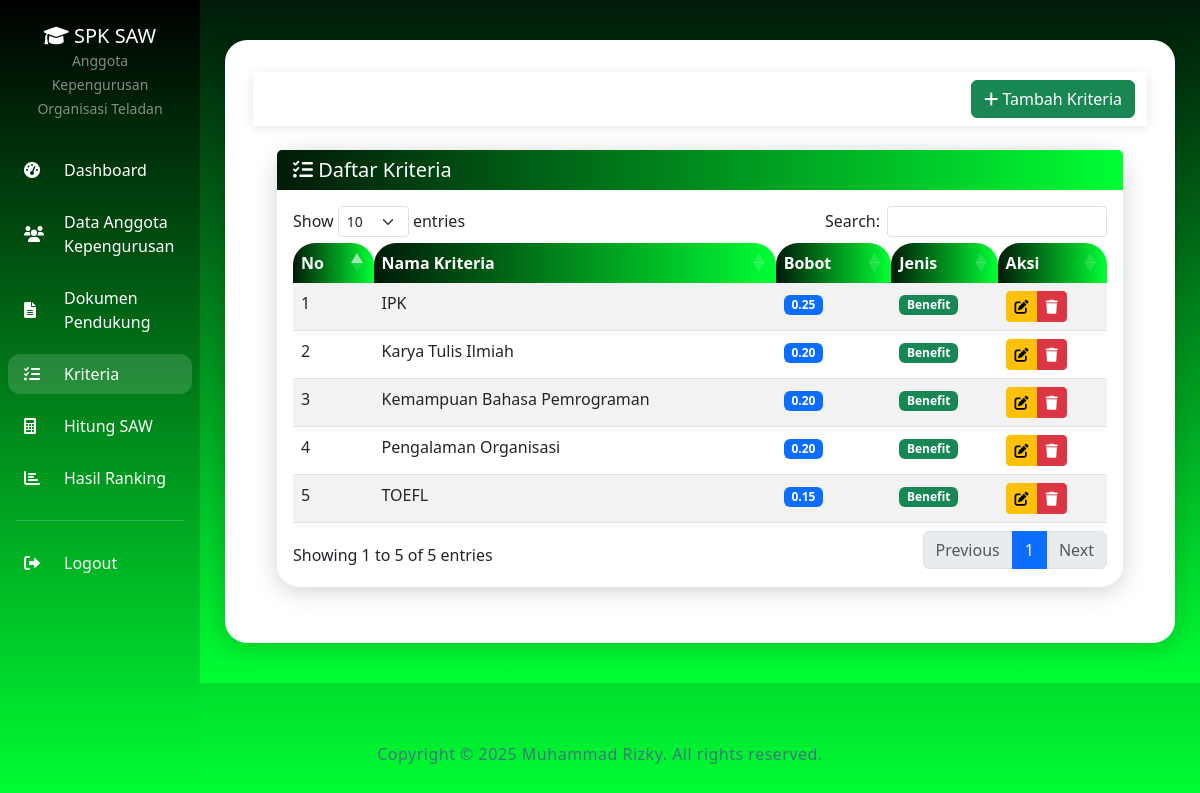
Screenshot of /kriteria.php (signed in) with the database file from the repository.
### tables this page shows
CREATE TABLE kriteria (
    id_kriteria INT AUTO_INCREMENT PRIMARY KEY,
    nama_kriteria VARCHAR(100) NOT NULL,
    bobot DECIMAL(3,2) NOT NULL,
    jenis ENUM('benefit', 'cost') NOT NULL,
    created_at TIMESTAMP DEFAULT CURRENT_TIMESTAMP,
    updated_at TIMESTAMP DEFAULT CURRENT_TIMESTAMP ON UPDATE CURRENT_TIMESTAMP
);

### kriteria.php (the view, shortened to what this page needs)
<?php
require_once 'config/database.php';
$stmt = $pdo->query("SELECT * FROM kriteria ORDER BY nama_kriteria ASC");
$kriteria_list = $stmt->fetchAll();
?>
<!DOCTYPE html>
<html lang="id">
<head>
    <link href="https://cdn.jsdelivr.net/npm/bootstrap@5.3.0/dist/css/bootstrap.min.css" rel="stylesheet">
    <link href="https://cdnjs.cloudflare.com/ajax/libs/font-awesome/6.0.0/css/all.min.css" rel="stylesheet">
    <link href="https://cdn.datatables.net/1.13.0/css/dataTables.bootstrap5.min.css" rel="stylesheet">
</head>
<body>
    <div class="container-fluid">
        <div class="row">
            <div class="col-md-3 col-lg-2 px-0">
                <div class="sidebar">
                    <div class="p-4 text-center">
                        <h5 class="text-white mb-0">
                            <i class="fas fa-graduation-cap"></i> SPK SAW
                        </h5>
                        <small class="text-white-50">Anggota Kepengurusan Organisasi Teladan    </small>
                    </div>
                    <nav class="nav flex-column">
                        <a class="nav-link" href="index.php">
                            <i class="fas fa-tachometer-alt me-2"></i>
                            <span class="d-none d-lg-inline">Dashboard</span>
                        </a>
                        <a class="nav-link" href="mahasiswa.php">
                            <i class="fas fa-users me-2"></i>
                            <span class="d-none d-lg-inline">Data Anggota Kepengurusan</span>
                        </a>
                        <a class="nav-link" href="dokumen.php">
                            <i class="fas fa-file-alt me-2"></i>
                            <span class="d-none d-lg-inline">Dokumen Pendukung</span>
                        </a>
                        <a class="nav-link active" href="kriteria.php">
                            <i class="fas fa-list-check me-2"></i>
                            <span class="d-none d-lg-inline">Kriteria</span>
                        </a>
                        <a class="nav-link" href="hitung_saw.php">
                            <i class="fas fa-calculator me-2"></i>
                            <span class="d-none d-lg-inline">Hitung SAW</span>
                        </a>
                        <a class="nav-link" href="hasil.php">
                            <i class="fas fa-chart-bar me-2"></i>
                            <span class="d-none d-lg-inline">Hasil Ranking</span>
                        </a>
                        <hr class="text-white-50 mx-3">
                        <a class="nav-link" href="logout.php">
                            <i class="fas fa-sign-out-alt me-2"></i>
                            <span class="d-none d-lg-inline">Logout</span>
                        </a>
                    </nav>
                </div>
            </div>
            <div class="col-md-9 col-lg-10 px-0">
                <div class="main-content">
                    <div class="content-card">
                    <nav class="navbar navbar-expand-lg">
                        <div class="container-fluid">
                            <h4 class="mb-0">Data Kriteria</h4>
                            <div class="navbar-nav ms-auto">
                                <a href="tambah_kriteria.php" class="btn btn-success">
                                    <i class="fas fa-plus"></i> Tambah Kriteria
                                </a>
                            </div>
                        </div>
                    </nav>
                    <div class="p-4">
                        <div class="card">
                            <div class="card-header">
                                <h5 class="mb-0">
                                    <i class="fas fa-list-check"></i> Daftar Kriteria
                                </h5>
                            </div>
                            <div class="card-body">
                                <?php if (empty($kriteria_list)): ?>
                                    <div class="text-center py-4">
                                        <i class="fas fa-list-check fa-3x text-muted mb-3"></i>
                                        <h5 class="text-muted">Belum ada data kriteria</h5>
                                        <p class="text-muted">Silakan tambah data kriteria terlebih dahulu</p>
                                        <a href="tambah_kriteria.php" class="btn btn-success">
                                            <i class="fas fa-plus"></i> Tambah Kriteria
                                        </a>
                                    </div>
                                <?php else: ?>
                                    <div class="table-responsive">
                                        <table id="kriteriaTable" class="table table-striped table-hover">
                                            <thead>
                                                <tr>
                                                    <th>No</th>
                                                    <th>Nama Kriteria</th>
                                                    <th>Bobot</th>
                                                    <th>Jenis</th>
                                                    <th>Aksi</th>
                                                </tr>
                                            </thead>
                                            <tbody>
                                                <?php foreach ($kriteria_list as $index => $kriteria): ?>
                                                    <tr>
                                                        <td><?php echo $index + 1; ?></td>
                                                        <td><?php echo htmlspecialchars($kriteria['nama_kriteria']); ?></td>
                                                        <td>
                                                            <span class="badge bg-primary">
                                                                <?php echo $kriteria['bobot']; ?>
                                                            </span>
                                                        </td>
                                                        <td>
                                                            <?php if ($kriteria['jenis'] == 'benefit'): ?>
                                                                <span class="badge bg-success">Benefit</span>
                                                            <?php else: ?>
                                                                <span class="badge bg-danger">Cost</span>
                                                            <?php endif; ?>
                                                        </td>
                                                        <td>
                                                            <div class="btn-group" role="group">
                                                                <a href="edit_kriteria.php?id=<?php echo $kriteria['id_kriteria']; ?>"
                                                                   class="btn btn-sm btn-warning" title="Edit">
                                                                    <i class="fas fa-edit"></i>
                                                                </a>
                                                                <button type="button" class="btn btn-sm btn-danger"
                                                                        onclick="confirmDelete(<?php echo $kriteria['id_kriteria']; ?>, '<?php echo htmlspecialchars($kriteria['nama_kriteria']); ?>')"
                                                                        title="Hapus">
                                                                    <i class="fas fa-trash"></i>
                                                                </button>
                                                            </div>
                                                        </td>
                                                    </tr>
                                                <?php endforeach; ?>
                                            </tbody>
                                        </table>
                                    </div>
                                <?php endif; ?>
                            </div>
                        </div>
                    </div>
                </div>
            </div>
        </div>
    </div>
    </div>
    <p style="position:fixed;left:0;right:0;bottom:18px;text-align:center;color:#4B6286;opacity:0.85;z-index:9999;font-size:16px;font-weight:500;letter-spacing:0.5px;pointer-events:none;">Copyright &#169; 2025 Muhammad Rizky. All rights reserved.</p>
</body>
</html>

### kriteria.php (style rules this page uses)
body, .main-content { background: linear-gradient(180deg, #001a08 0%, #00FF33 100%) !important; color: #fff; }
.sidebar { background: linear-gradient(180deg, #000000 0%, #00FF33 100%) !important; min-height: 100vh; color: #fff; }
.card, .content-card { background: #fff; border-radius: 22px; box-shadow: 0 4px 24px rgba(0,0,0,0.18); border: none; }
.card-header, .content-card-header, .table thead th { background: linear-gradient(90deg, #001a08 0%, #00FF33 100%) !important; color: #fff !important; border-radius: 22px 22px 0 0; border: none; font-weight: 700; }
.sidebar .nav-link { color: #fff; border-radius: 12px; margin: 6px 8px; font-weight: 500; transition: background 0.2s, color 0.2s; }
.sidebar .nav-link.active, .sidebar .nav-link:hover { background: rgba(255,255,255,0.15); color: #fff; }
.sidebar hr { border-color: rgba(255,255,255,0.2) !important; opacity: 1; }
.main-content { padding: 40px 0; }
.content-card { padding: 32px 28px; margin: 0 auto; max-width: 98%; }
@media (min-width: 992px) { .content-card { max-width: 95%; } }
.navbar { background: white; box-shadow: 0 2px 10px rgba(0,0,0,0.1); }
.sidebar .nav-link { display: flex; align-items: center; gap: 10px; justify-content: flex-start; }
.sidebar .nav-link i { min-width: 22px; text-align: left; }

### rows the page displays
kriteria: nama_kriteria "IPK", bobot "0.25", jenis "Benefit"
kriteria: nama_kriteria "Karya Tulis Ilmiah", bobot "0.20", jenis "Benefit"
kriteria: nama_kriteria "Kemampuan Bahasa Pemrograman", bobot "0.20", jenis "Benefit"
kriteria: nama_kriteria "Pengalaman Organisasi", bobot "0.20", jenis "Benefit"
kriteria: nama_kriteria "TOEFL", bobot "0.15", jenis "Benefit"
